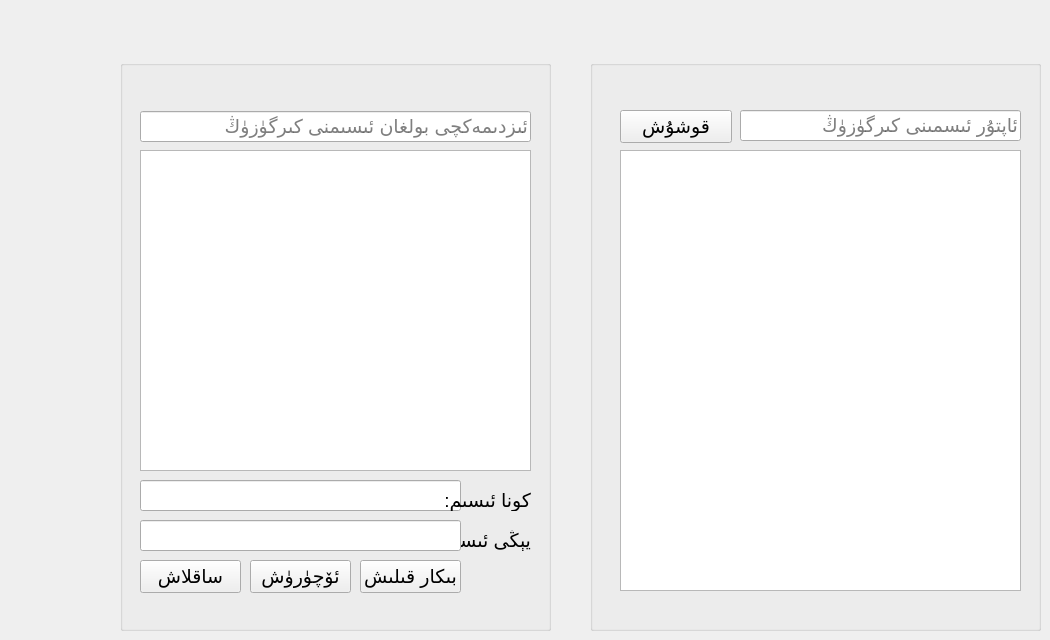
      <widget class="QWidget" name="tab_13">
       <attribute name="title">
        <string>Add Author</string>
       </attribute>
       <widget class="QGroupBox" name="groupBox_9">
        <property name="geometry">
         <rect>
          <x>120</x>
          <y>60</y>
          <width>431</width>
          <height>571</height>
         </rect>
        </property>
        <property name="font">
         <font>
          <pointsize>14</pointsize>
         </font>
        </property>
        <property name="title">
         <string/>
        </property>
        <widget class="QLineEdit" name="lineEdit_52">
         <property name="geometry">
          <rect>
           <x>20</x>
           <y>51</y>
           <width>391</width>
           <height>31</height>
          </rect>
         </property>
         <property name="placeholderText">
          <string>ئىزدىمەكچى بولغان ئىسىمنى كىرگۈزۈڭ</string>
         </property>
        </widget>
        <widget class="QLabel" name="label_49">
         <property name="geometry">
          <rect>
           <x>320</x>
           <y>470</y>
           <width>91</width>
           <height>21</height>
          </rect>
         </property>
         <property name="text">
          <string>يېڭى ئىسىم:</string>
         </property>
        </widget>
        <widget class="QLineEdit" name="lineEdit_53">
         <property name="geometry">
          <rect>
           <x>20</x>
           <y>420</y>
           <width>321</width>
           <height>31</height>
          </rect>
         </property>
         <property name="placeholderText">
          <string/>
         </property>
        </widget>
        <widget class="QPushButton" name="pushButton_33">
         <property name="geometry">
          <rect>
           <x>20</x>
           <y>500</y>
           <width>101</width>
           <height>33</height>
          </rect>
         </property>
         <property name="text">
          <string>ساقلاش</string>
         </property>
        </widget>
        <widget class="QPushButton" name="pushButton_34">
         <property name="geometry">
          <rect>
           <x>130</x>
           <y>500</y>
           <width>101</width>
           <height>33</height>
          </rect>
         </property>
         <property name="text">
          <string>ئ‍ۆچۈرۈش</string>
         </property>
        </widget>
        <widget class="QPushButton" name="pushButton_38">
         <property name="geometry">
          <rect>
           <x>240</x>
           <y>500</y>
           <width>101</width>
           <height>33</height>
          </rect>
         </property>
         <property name="text">
          <string>بىكار قىلىش</string>
         </property>
        </widget>
        <widget class="QLabel" name="label_44">
         <property name="geometry">
          <rect>
           <x>320</x>
           <y>430</y>
           <width>91</width>
           <height>21</height>
          </rect>
         </property>
         <property name="text">
          <string>كونا ئىسىم:</string>
         </property>
        </widget>
        <widget class="QLineEdit" name="lineEdit_59">
         <property name="geometry">
          <rect>
           <x>20</x>
           <y>460</y>
           <width>321</width>
           <height>31</height>
          </rect>
         </property>
         <property name="placeholderText">
          <string/>
         </property>
        </widget>
        <widget class="QTableWidget" name="tableWidget_8">
         <property name="geometry">
          <rect>
           <x>20</x>
           <y>90</y>
           <width>391</width>
           <height>321</height>
          </rect>
         </property>
         <property name="font">
          <font>
           <pointsize>14</pointsize>
          </font>
         </property>
         <property name="lineWidth">
          <number>2</number>
         </property>
        </widget>
       </widget>
       <widget class="QGroupBox" name="groupBox_8">
        <property name="geometry">
         <rect>
          <x>590</x>
          <y>60</y>
          <width>451</width>
          <height>571</height>
         </rect>
        </property>
        <property name="font">
         <font>
          <pointsize>14</pointsize>
         </font>
        </property>
        <property name="title">
         <string/>
        </property>
        <widget class="QLineEdit" name="lineEdit_45">
         <property name="geometry">
          <rect>
           <x>150</x>
           <y>50</y>
           <width>281</width>
           <height>31</height>
          </rect>
         </property>
         <property name="placeholderText">
          <string>ئاپتۇر ئىسمىنى كىرگۈزۈڭ</string>
         </property>
        </widget>
        <widget class="QPushButton" name="pushButton_24">
         <property name="geometry">
          <rect>
           <x>30</x>
           <y>50</y>
           <width>112</width>
           <height>33</height>
          </rect>
         </property>
         <property name="text">
          <string>قوشۇش</string>
         </property>
        </widget>
        <widget class="QTableWidget" name="tableWidget_5">
         <property name="geometry">
          <rect>
           <x>30</x>
           <y>90</y>
           <width>401</width>
           <height>441</height>
          </rect>
         </property>
         <property name="font">
          <font>
           <pointsize>14</pointsize>
          </font>
         </property>
        </widget>
       </widget>
      </widget>
